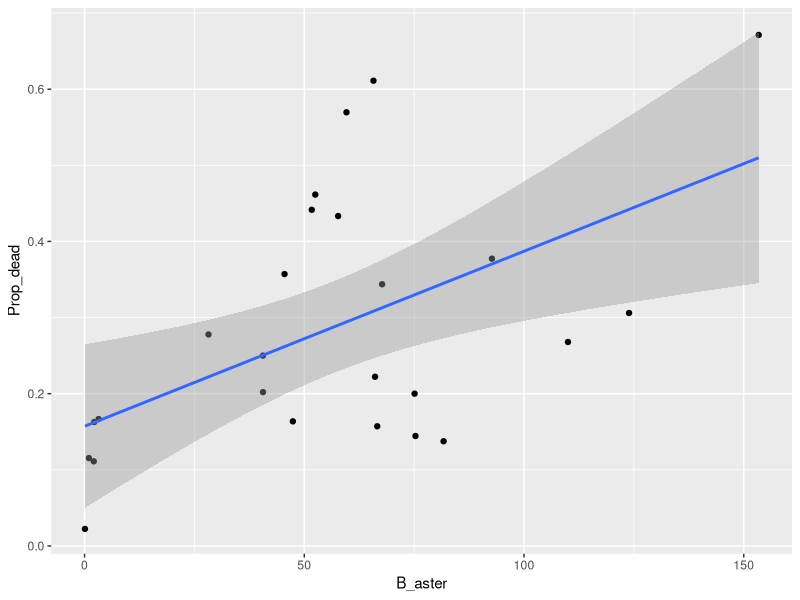
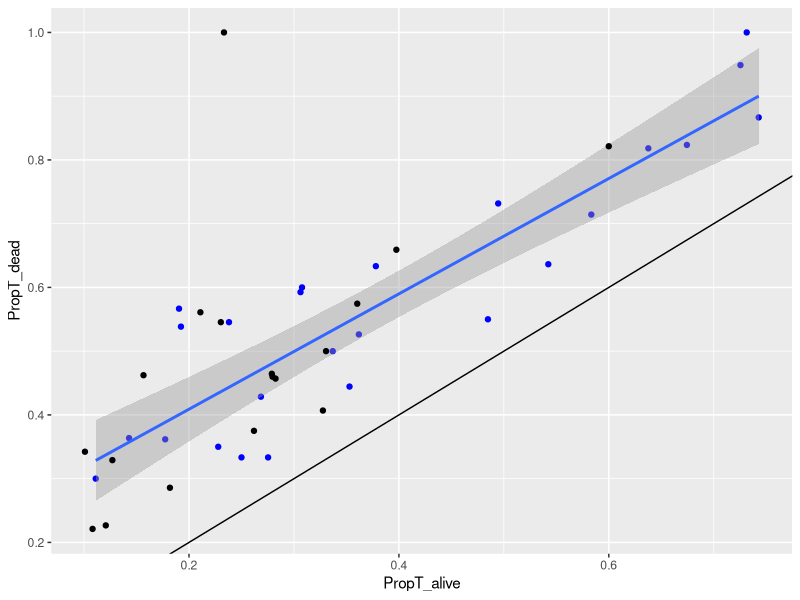
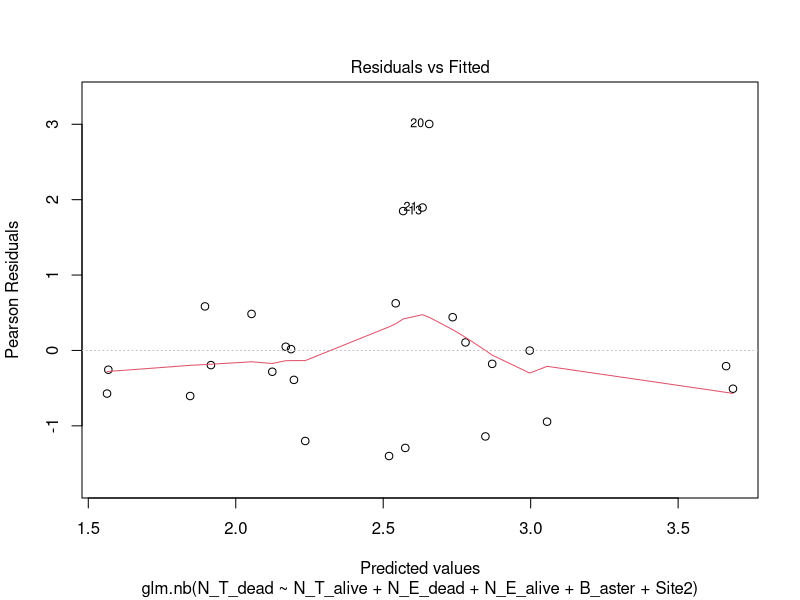
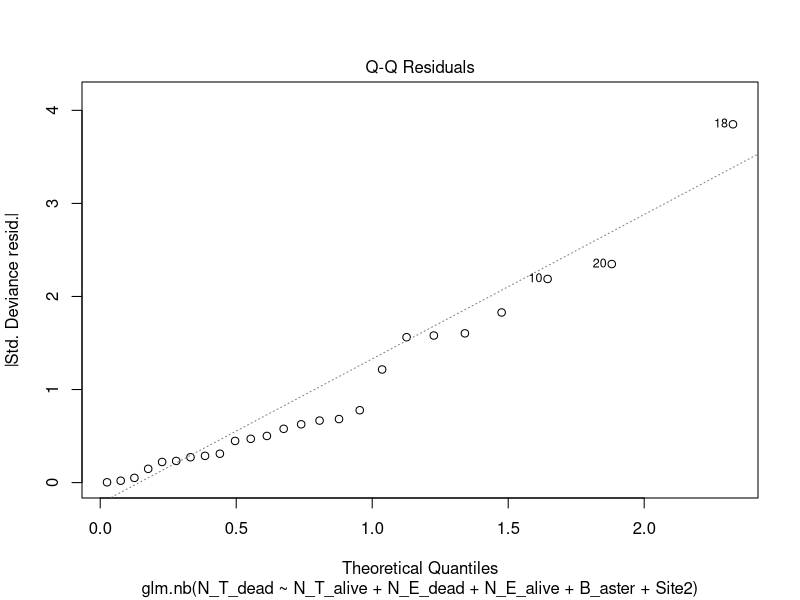
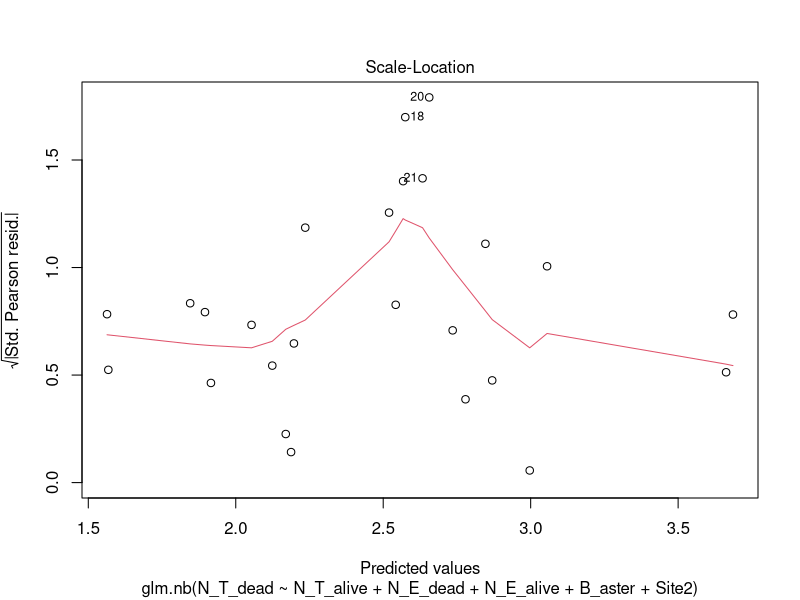
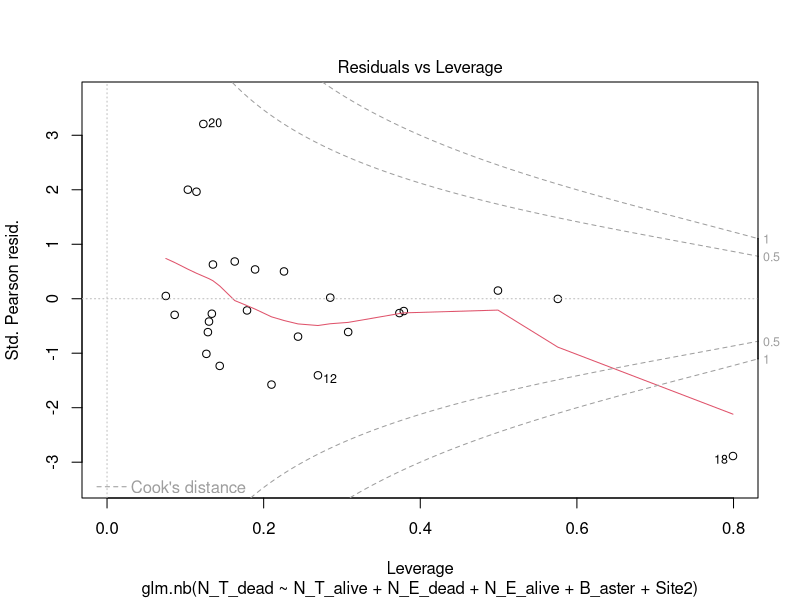
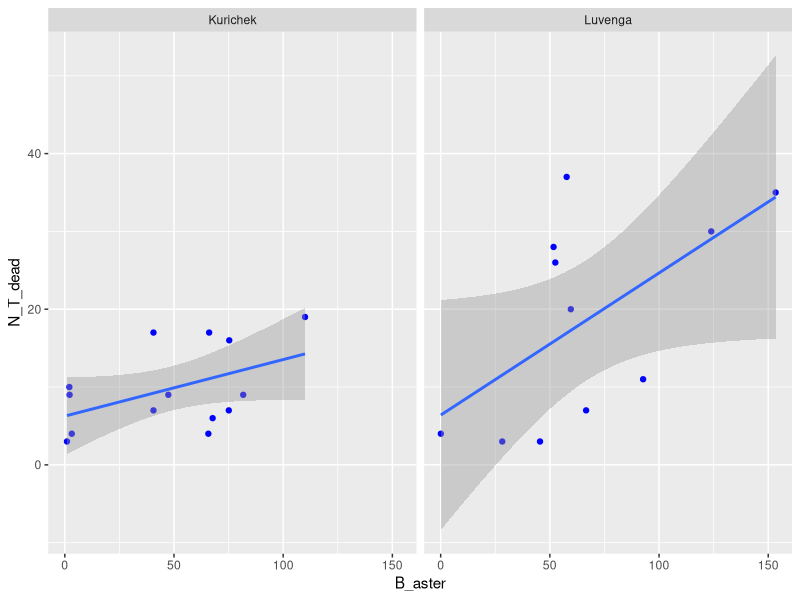
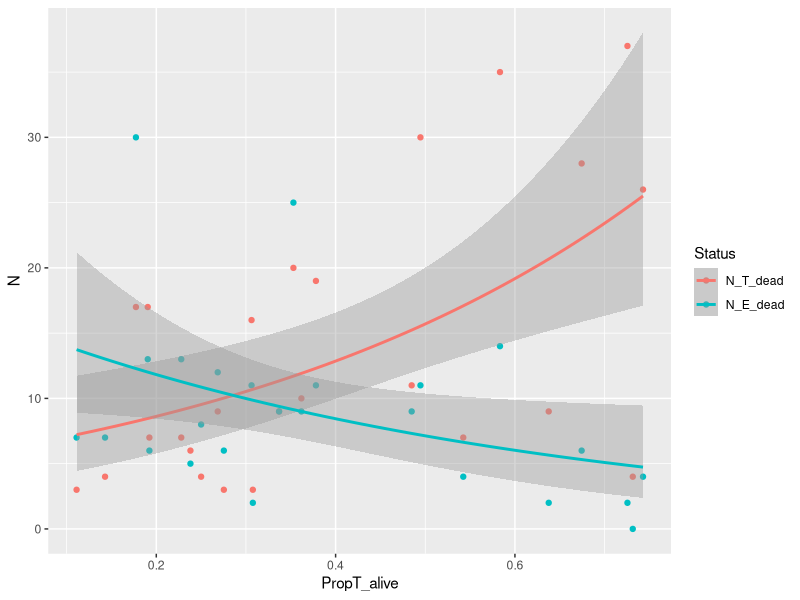

The R script that drew these images, in order:
library(ggplot2)
library(dplyr)
library(car)
library(reshape2)
library(MASS)


myt <- read.table('Data/Astfood_2019.csv', sep = ';', header = TRUE)
ast <- read.table('Data/Astfood_Asterias_2019.csv', sep = ';', header = TRUE, dec = ',')

ast_abund <- ast %>% group_by(Sample) %>% summarise(N_aster = n(), B_aster = sum(B))


myt_ast <- merge(myt, ast_abund, by = 'Sample')

myt_ast$Site2 <- as.character(myt_ast$Site)
myt_ast$Site2[myt_ast$Site2 != "Kurichek"] <- "Luvenga" 

myt_ast$Prop_dead <- with(myt_ast, (N_T_dead + N_E_dead)/(N_T_dead + N_E_dead + N_T_alive + N_E_alive))

ggplot(myt_ast[myt_ast$Type == 'Main',], aes(x = B_aster, y = Prop_dead)) + geom_point() + geom_smooth(method = 'lm')


myt_ast$PropT_dead <- with(myt_ast, (N_T_dead)/(N_T_dead + N_E_dead))
myt_ast$PropT_alive <- with(myt_ast, (N_T_alive)/(N_T_alive + N_E_alive))

myt_ast$PropT <- with(myt_ast, (N_T_alive + N_T_dead)/(N_T_alive + N_E_alive+ N_T_dead+ N_E_dead))


myt_ast1 <- myt_ast[myt_ast$Type == 'Main',]

myt_ast2 <- myt_ast[myt_ast$Type == 'Z',]




ggplot(myt_ast1, aes(x = PropT_alive, y = PropT_dead)) + geom_point(color = "blue") + geom_smooth(method = 'lm') + geom_abline() + geom_point(data = myt_ast2, color = "black")
# 
# M <- lm(N_T_dead ~ N_T_alive + N_E_dead + N_E_alive + B_aster, data = myt_ast1)
# summary(M)
# 
# M <- glm(N_T_dead ~ N_T_alive + N_E_dead + N_E_alive + B_aster, data = myt_ast1, family = "quasipoisson")
# summary(M)

M <- glm.nb(N_T_dead ~ N_T_alive + N_E_dead + N_E_alive + B_aster + Site2 , data = myt_ast1)
summary(M)

plot(M)



Anova(M)

ggplot(myt_ast1, aes(x = B_aster, y = N_T_dead)) + geom_point(color = "blue") + geom_smooth(method = 'lm') + facet_wrap(~Site2) 

myt_melt <- melt(myt_ast1, id.vars = c("Sample", "B_aster", "N_aster", "Lon", "Lat", "Site", "Site2", "Type", "Prop_dead", "PropT_alive", "PropT_dead"), variable.name = "Status", value.name = "N")


ggplot(myt_melt[myt_melt$Status %in% c("N_T_dead", "N_E_dead"), ], aes(x = PropT_alive, y = N, color = Status)) + geom_point() + geom_smooth(method = "glm", method.args = list(family = "quasipoisson"))



Pdead_ET <- myt_ast2 %>% group_by(Site2) %>% summarise(P_dead_T = sum(N_T_dead) / (sum(N_T_dead) + sum(N_T_alive)), P_dead_E = sum(N_E_dead) / (sum(N_E_dead) + sum(N_E_alive)))



Bayes_probs <- expand.grid(PT = seq(0,1,0.01), Site2 = unique(Pdead_ET$Site2))

Bayes_probs2 <- merge(Pdead_ET, Bayes_probs )


Bayes_probs2$P_T_dead <- with(Bayes_probs2, (PT * P_dead_T)/(PT * P_dead_T + (1-PT) * P_dead_E ) )

ggplot(Bayes_probs2, aes(x = PT, y = P_T_dead)) + geom_line() + facet_wrap(~Site2) + geom_point(data = myt_ast1, aes(x = PropT, y = PropT_dead, size = B_aster)) + geom_smooth(data = myt_ast1, aes(x = PropT, y = PropT_dead) , method = "lm") 

